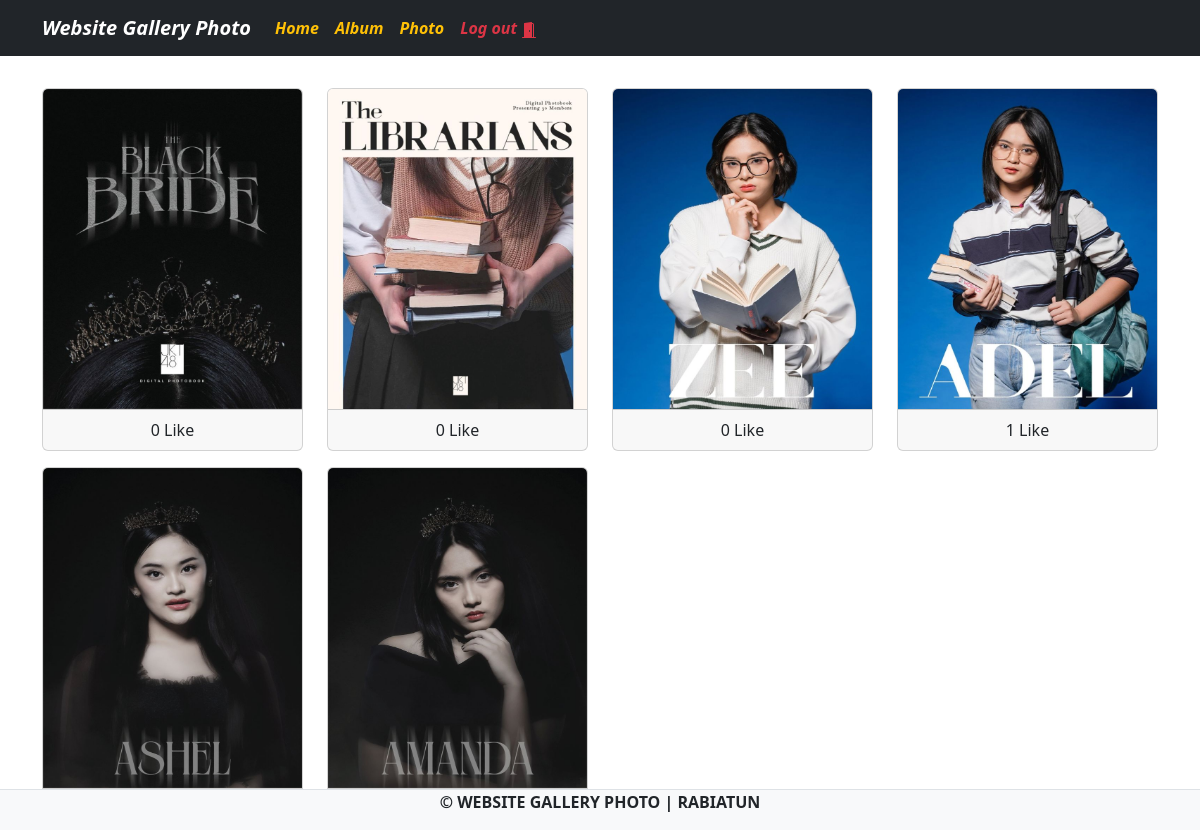
/index.php (signed in), run on the app's committed database.
### tables this page shows
CREATE TABLE `foto` (
  `fotoid` int(11) NOT NULL,
  `judulfoto` varchar(255) NOT NULL,
  `deskripsifoto` text NOT NULL,
  `tanggalunggah` date NOT NULL,
  `lokasifile` varchar(255) NOT NULL,
  `albumid` int(11) NOT NULL,
  `userid` int(11) NOT NULL
);

### index.php (the view, shortened to what this page needs)
<?php
include "koneksi.php";
?>
</html>
<!DOCTYPE html>
<html lang="en">
<head>
    <link href="https://cdn.jsdelivr.net/npm/bootstrap@5.3.3/dist/css/bootstrap.min.css" rel="stylesheet">
</head>
<body>
<nav  class="navbar navbar-expand-sm bg-dark navbar-dark">
        <div class="container">
        <a class="navbar-brand" href="index.php"><em><b>Website Gallery Photo</b></em></a>
            <div class="collapse navbar-collapse" id="navbarNavAltMarkup">
                <div class="navbar-nav me-auto">
                    <?php
                    if (!isset($_SESSION['userid'])) {
                    ?>
                        <a href="register.php" class="btn btn-outline-success m-1">Register</a>
                        <a href="login.php" class="btn btn-outline-primary m-1">Login</a>
                    <?php
                    } else {
                    ?>
                    <ul class="nav">
                        <li class="nav-item">
                            <a class="nav-link text-warning" aria-current="page" href="home.php"><b><em>Home</em></b></a>
                        </li>
                        <li class="nav-item">
                            <a class="nav-link text-warning" href="album.php"><b><em>Album</em></b></a>
                        </li>
                        <li class="nav-item">
                            <a class="nav-link text-warning" href="foto.php"><b><em>Photo</em></b></a>
                        </li>
                        <li>
                        <a class="nav-link text-danger" href="logout.php"><b><em>Log out
                        </em></b></a>
                        </li>
                    </ul>
                    <?php
                    }
                    ?>
                </div>
            </div>
        </div>
    </nav>
    <div class="container mt-3">
        <div class="row">
            <?php
            $sql = mysqli_query($conn, "SELECT * from foto INNER JOIN user ON foto.userid=user.userid INNER JOIN album ON foto.albumid=album.albumid");
            while ($data = mysqli_fetch_array($sql)) {
            ?>
            <div class="col-md-3 mt-3">
                <a type="button" data-bs-toggle="modal" data-bs-target="#komentar<?php echo $data['fotoid'] ?>">
                    <div class="card">
                        <img src="gambar/<?= $data['lokasifile'] ?>" class="card-img-top"
                            title="<?php echo $data['judulfoto'] ?>" style="height: 20rem;" alt="">
                        <div class="card-footer text-center">
                            <?php
                                $fotoid = $data['fotoid'];
                                if (mysqli_num_rows($ceksuka) == 1) { ?>
                            <?php }
                                $like = mysqli_query($conn, "select * from likefoto where fotoid='$fotoid'");
                                echo mysqli_num_rows($like) . ' Like';
                                ?>
                        </div>
                    </div>
                </a>
            </div>
            <?php
            }
            ?>
        </div>
    </div>
    <footer class="d-flex justify-content-center border-top mt-3 bg-light fixed-bottom">
    <p><strong>&copy; WEBSITE GALLERY PHOTO | RABIATUN</strong></p>
    </footer>
</body>
</html>

### data on the page
foto: lokasifile+judulfoto (picture), mysqli_num_rows($like) "0"
foto: lokasifile+judulfoto (picture), mysqli_num_rows($like) "0"
foto: lokasifile (picture), mysqli_num_rows($like) "0"
foto: lokasifile+judulfoto (picture), mysqli_num_rows($like) "1"
foto: lokasifile+judulfoto (picture)
foto: lokasifile+judulfoto (picture)
